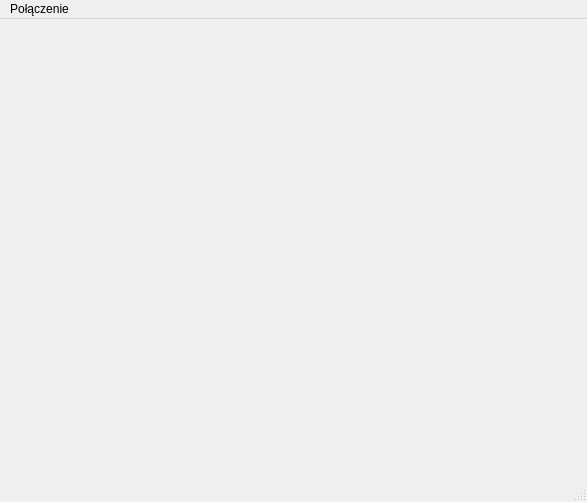
<?xml version="1.0" encoding="UTF-8"?>
<ui version="4.0">
 <class>MainWindow</class>
 <widget class="QMainWindow" name="MainWindow">
  <property name="geometry">
   <rect>
    <x>0</x>
    <y>0</y>
    <width>587</width>
    <height>502</height>
   </rect>
  </property>
  <property name="windowTitle">
   <string>Stacja pracownika</string>
  </property>
  <widget class="QWidget" name="centralwidget">
   <layout class="QVBoxLayout" name="verticalLayout">
    <item>
     <widget class="QStackedWidget" name="stackedWidget">
      <property name="currentIndex">
       <number>1</number>
      </property>
      <widget class="QWidget" name="tableViewPage">
       <layout class="QVBoxLayout" name="verticalLayout_2">
        <item>
         <widget class="QTableView" name="tableView"/>
        </item>
       </layout>
      </widget>
      <widget class="QWidget" name="taskViewPage">
       <layout class="QVBoxLayout" name="verticalLayout_3">
        <item>
         <widget class="TaskView" name="taskView" native="true"/>
        </item>
       </layout>
      </widget>
     </widget>
    </item>
   </layout>
  </widget>
  <widget class="QMenuBar" name="menubar">
   <property name="geometry">
    <rect>
     <x>0</x>
     <y>0</y>
     <width>587</width>
     <height>19</height>
    </rect>
   </property>
   <widget class="QMenu" name="connectionMenu">
    <property name="title">
     <string>Połączenie</string>
    </property>
    <addaction name="connectAction"/>
    <addaction name="retrieveTasksAction"/>
    <addaction name="sendLogsAction"/>
    <addaction name="disconnectAction"/>
   </widget>
   <addaction name="connectionMenu"/>
  </widget>
  <widget class="QStatusBar" name="statusbar"/>
  <action name="connectAction">
   <property name="text">
    <string>Połącz...</string>
   </property>
  </action>
  <action name="disconnectAction">
   <property name="text">
    <string>Rozłącz</string>
   </property>
  </action>
  <action name="retrieveTasksAction">
   <property name="text">
    <string>Pobierz zadania</string>
   </property>
  </action>
  <action name="sendLogsAction">
   <property name="text">
    <string>Wyślij wyniki</string>
   </property>
  </action>
 </widget>
 <customwidgets>
  <customwidget>
   <class>TaskView</class>
   <extends>QWidget</extends>
   <header>taskview.h</header>
   <container>1</container>
  </customwidget>
 </customwidgets>
 <resources/>
 <connections/>
</ui>
